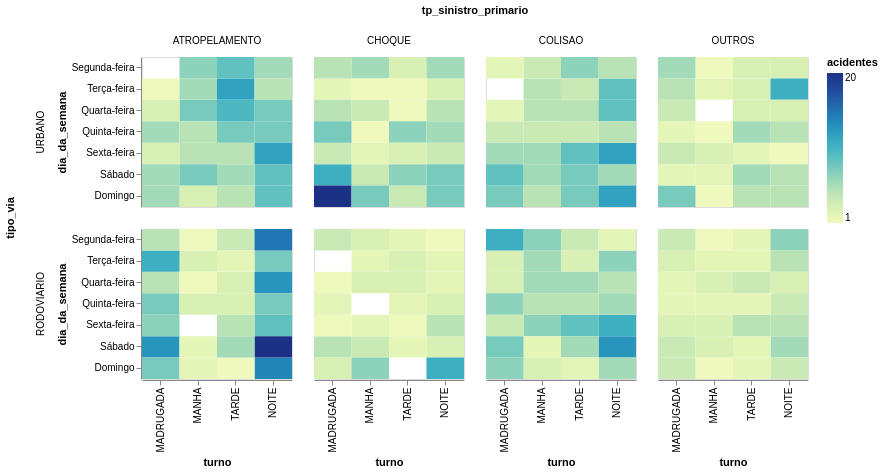

This figure's notebook cell:
### Code cell
df_sinistros.filter(pl.col('sinistro_fatal') == 'SIM') \
    .group_by('dia_da_semana', 'turno', 'tipo_via', 'tp_sinistro_primario').agg(pl.len().alias('acidentes')) \
    .plot.rect(x='turno', color='acidentes', y='dia_da_semana', row='tipo_via', column='tp_sinistro_primario') \
    .properties(height=150, width=150)

### Figure 1 — Vega-Lite specification as saved in the notebook (floating-point values rounded to 4 significant figures; data arrays with more than 128 entries replaced by an {"elided": "..."} marker saying what was removed)
{"config": {"view": {"continuousWidth": 300, "continuousHeight": 300}}, "data": {"name": "data-59018c83f518ff82e545a6243a48690d"}, "mark": {"type": "rect", "tooltip": true}, "encoding": {"color": {"field": "acidentes", "type": "quantitative"}, "column": {"field": "tp_sinistro_primario", "type": "nominal"}, "row": {"field": "tipo_via", "sort": ["URBANO", "RODOVIARIO"], "type": "ordinal"}, "x": {"field": "turno", "sort": ["MADRUGADA", "MANHA", "TARDE", "NOITE"], "type": "ordinal"}, "y": {"field": "dia_da_semana", "sort": ["Segunda-feira", "Terça-feira", "Quarta-feira", "Quinta-feira", "Sexta-feira", "Sábado", "Domingo"], "type": "ordinal"}}, "height": 150, "params": [{"name": "param_1e9efca18e7a2868", "select": {"type": "interval", "encodings": ["x", "y"]}, "bind": "scales"}], "width": 150, "$schema": "https://vega.github.io/schema/vega-lite/v6.4.1.json", "datasets": {"data-59018c83f518ff82e545a6243a48690d": {"elided": "217 records"}}}
